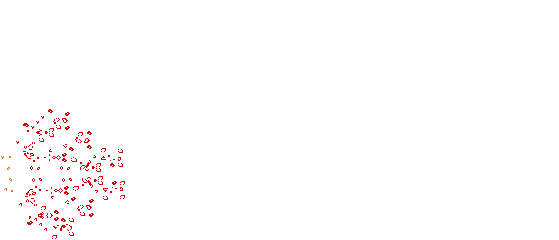
#> input picture Assorted experiments/Game_Of_Life/big_breeder.png, 559 x 240 px
$ python 'Game of Life image converter.py'
#> lines starting #> are read from the running program, lines starting #| are printed output that depends on the picture; after the words box and inside, x2 and y2 are one past the last pixel; in counts of white or black regions, pixels touching at a corner belong together
import matplotlib.pyplot as plt
import matplotlib.image as mpimg
import numpy as np
import os

imgName = input("Enter name of file to convert: ")
#> the answer given: big_breeder.png

img=mpimg.imread(imgName)	# Load Image from root path
#> img is the input picture: shape (240, 559, 4) float32; mean R, G, B, A 0.999, 0.992, 0.992, 1

# Find Resolution of image
shape = img.shape
#> shape = (240, 559, 4)
print("Image resolution:",shape[0],"x",shape[1],"\n")
#| Image resolution: 240 x 559

# Create empty numpy array from resolution
processedImg = np.zeros([shape[1],shape[0]])


# Apply image values to numpy array
for countx, i in enumerate(img):
	for county, f in enumerate(i):
			if f[0]<1:
				processedImg[county][countx] = 1
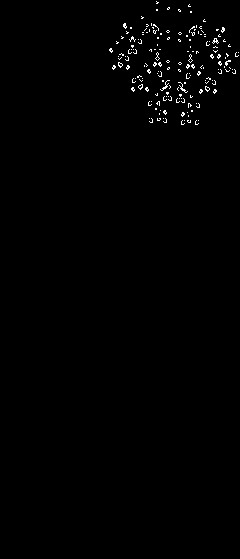
#> processedImg: shape (559, 240) float64; values 0 (black) and 1 (white), 0.78% white in thin lines or dots, all inside (x1, y1, x2, y2) = (109, 1, 239, 125)

# Path to save image
path = os.getcwd()

# Open new .txt file in same path as .py file
f = open(path+"/"+imgName+".txt", "w")

# Write data to file
processedImg = processedImg.tolist()
#> processedImg = 559 items
for line in processedImg:
	f.write(str(line)+"\n")
f.close()

print("Created file: " + imgName + ".txt" + "\n" "at path: " + path + "\\")

# Show image
plt.figure(1)
plt.imshow(processedImg, cmap='Greys', interpolation='nearest')
plt.show()		# Show image
